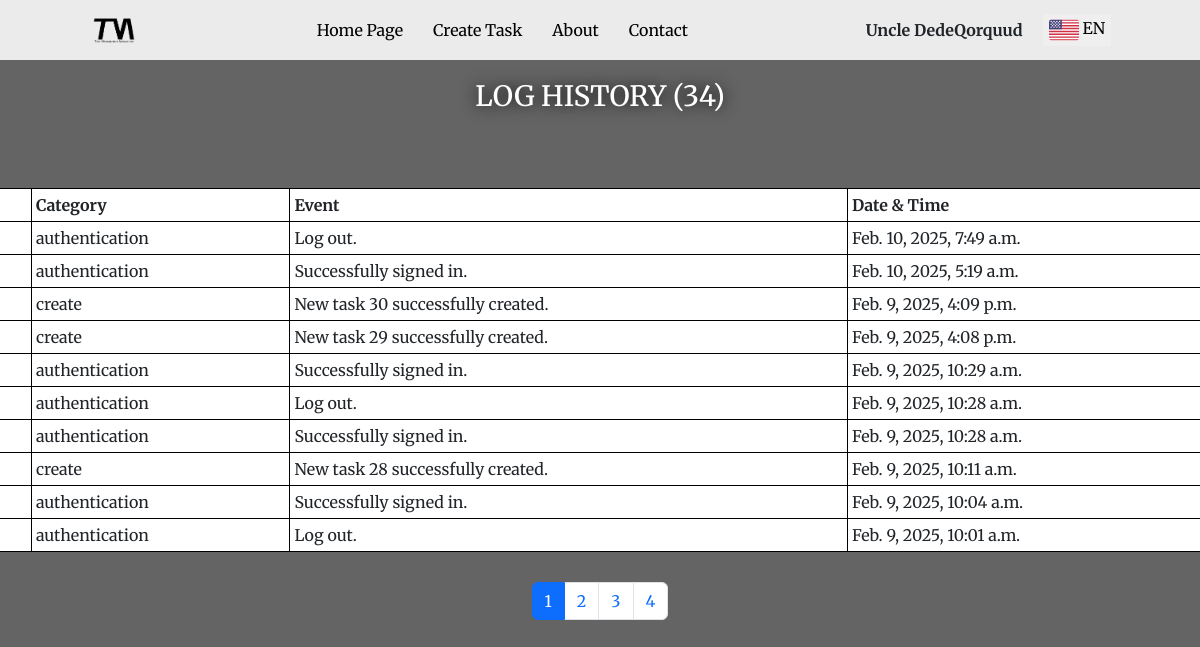
Screenshot of /log/ (signed in) with the database file from the repository.
### tasks/models.py (models this page shows, shortened)
class LogHistory(models.Model):
    LOG_CATEGORIES = [('create','Create'), ('update','Update'), ('delete','Delete'), ('error','Error'), ('authentication','Authentication')]
    user = models.ForeignKey(User, on_delete=models.CASCADE) # related_name='user'
    category = models.CharField(choices=LOG_CATEGORIES, max_length=16)
    event = models.TextField()
    datentime = models.DateTimeField(auto_now_add=True)

### tasks/views.py (the view)
# urls.py: path('log/', tasks_view.log, name='log'),
def log(request):
    current_language = request.GET.get('lang') or 'english'
    if request.user.is_authenticated:
        count_of_events = LogHistory.objects.filter(user=request.user).count()
    else:
        count_of_events = 0
    auth_stat = request.user.is_authenticated
    log_of_user = LogHistory.objects.filter(user=request.user).order_by('-datentime')
    if request.user.is_authenticated:
        if request.user.first_name or request.user.last_name:
            nickname = f'{request.user.first_name} {request.user.last_name}'
        else:
            nickname = 'Anonymous'
    else:
        nickname = 'Guest'
    last_page = count_of_events // 10
    pages = []
    if count_of_events % 10 > 0:
        last_page += 1
    for index in range(1, last_page+1):
            pages.append(index)
    if count_of_events == 0:
        log_of_user = False
        last_page = 1
        pages = [1]
        events_of_page = []
    else:
        if request.GET.get('page'):
            page_number = int(request.GET.get('page'))
            first_index_of_the_page = (page_number-1)*10
            final_index_of_the_page = 10*page_number-1
            if final_index_of_the_page >= count_of_events:
                final_index_of_the_page = count_of_events-1
            events_of_page = []
            for i in range(first_index_of_the_page, final_index_of_the_page+1):
                events_of_page.append(log_of_user[i])
        else:
            page_number = 1
            first_index_of_the_page = 0
            final_index_of_the_page = 9
            if final_index_of_the_page >= count_of_events:
                final_index_of_the_page = count_of_events-1
            events_of_page = []
            for i in range(first_index_of_the_page, final_index_of_the_page+1):
                events_of_page.append(log_of_user[i])
    context = {
        'user': nickname,
        'auth_stat': auth_stat,
        'current_language': current_language,
        'log': events_of_page,
        'pages': pages,
        'count': count_of_events,
        'is_nav': True,
    }
    return render(request, 'tasks/log.html', context)

### templates/tasks/log.html (shortened to what this page needs)
{% extends '../base/layout.html' %}
{% load static %}
{% block content %}
    <div style="background-color: rgb(100,100,100); min-height: 850px;">
        <h3 class="form_headers">
            {% if current_language == 'english' %}
                LOG HISTORY ({{count}})
            {% elif current_language == 'azerbaijani' %}
                FƏALİYYƏT TARİXİ ({{count}})
            {% elif current_language == 'turkish' %}
                FAALİYET GEÇMİŞİ ({{count}})
            {% elif current_language == 'russian' %}
                ИСТОРИЯ ЖУРНАЛА ({{count}})
            {% else %}
                LOG HISTORY ({{count}})
            {% endif %}
        </h3>
        <br>
        <div style="display: flex; justify-content: center; align-items: center; flex-direction: column;">
            <table class="list_view_table">
                <tr>
                    <th class="table_cell"> № </th>
                    <th class="table_cell"> {% if current_language == 'english' %} Category {% elif current_language == 'azerbaijani' %} Kateqoriya {% elif current_language == 'turkish' %} Kategori {% elif current_language == 'russian' %} Категория {% else %} Category {% endif %} </th>
                    <th class="table_cell"> {% if current_language == 'english' %} Event {% elif current_language == 'azerbaijani' %} Hadisə {% elif current_language == 'turkish' %} Aktivite {% elif current_language == 'russian' %} Событие {% else %} Event {% endif %} </th>
                    <th class="table_cell"> {% if current_language == 'english' %} Date & Time {% elif current_language == 'azerbaijani' %} Gün & Saat {% elif current_language == 'turkish' %} Tarih & Saat {% elif current_language == 'russian' %} Дата и Время {% else %} Date & Time {% endif %} </th>
                </tr>
                {% if log %}
                    {% for row in log %}
                        <tr id={{row.id}}>
                            <td class="table_cell"> {{ row.id }}  </td>
                            <td class="table_cell"> {{ row.category }}  </td>
                            <td class="table_cell"> {{ row.event }}  </td>
                            <td class="table_cell"> {{ row.datentime }}  </td>
                        </tr>
                    {% endfor %}
                {% endif %}
            </table>
            <nav aria-label="Page navigation example" style="margin-top: 30px;">
                <ul class="pagination justify-content-center" id="logPagination_list" name="{{pages}}">
                    {% for number in pages %}
                        <li class="page-item">
                            <a class="page-link" href="" id="log_pg_btn_{{number}}" name="{{number}}" onclick="paginationLog(this)"> {{ number }} </a>
                        </li>
                    {% endfor %}
                </ul>
            </nav>
        </div>
    </div>
{% endblock %}

### static/css/global.css (style rules this page uses)
* { font-family: "Merriweather", serif; }
.form_headers { color: rgb(255,255,255); margin-bottom: 50px; padding-top: 20px; filter: drop-shadow(0 0 8px rgb(0,0,0)); text-align: center; }

### static/css/homepage.css (style rules this page uses)
.list_view_table { background-color: rgb(255,255,255); border-collapse: collapse; border: 1px solid rgb(0,0,0); width: 1260px; }
.table_cell { border: 1px solid rgb(0,0,0); padding: 4px; }

### rows the page displays
LogHistory: category "authentication", event "Log out.", datentime "Feb. 10, 2025, 7:49 a.m."
LogHistory: category "authentication", event "Successfully signed in.", datentime "Feb. 10, 2025, 5:19 a.m."
LogHistory: category "create", event "New task 30 successfully created.", datentime "Feb. 9, 2025, 4:09 p.m."
LogHistory: category "create", event "New task 29 successfully created.", datentime "Feb. 9, 2025, 4:08 p.m."
LogHistory: category "authentication", event "Successfully signed in.", datentime "Feb. 9, 2025, 10:29 a.m."
LogHistory: category "authentication", event "Log out.", datentime "Feb. 9, 2025, 10:28 a.m."
LogHistory: category "authentication", event "Successfully signed in.", datentime "Feb. 9, 2025, 10:28 a.m."
LogHistory: category "create", event "New task 28 successfully created.", datentime "Feb. 9, 2025, 10:11 a.m."
LogHistory: category "authentication", event "Successfully signed in.", datentime "Feb. 9, 2025, 10:04 a.m."
LogHistory: category "authentication", event "Log out.", datentime "Feb. 9, 2025, 10:01 a.m."

### other values shown
{{ user }} "Uncle DedeQorquud"
{{ count }} "34"
{{ number }} "1" "2" "3" "4"
